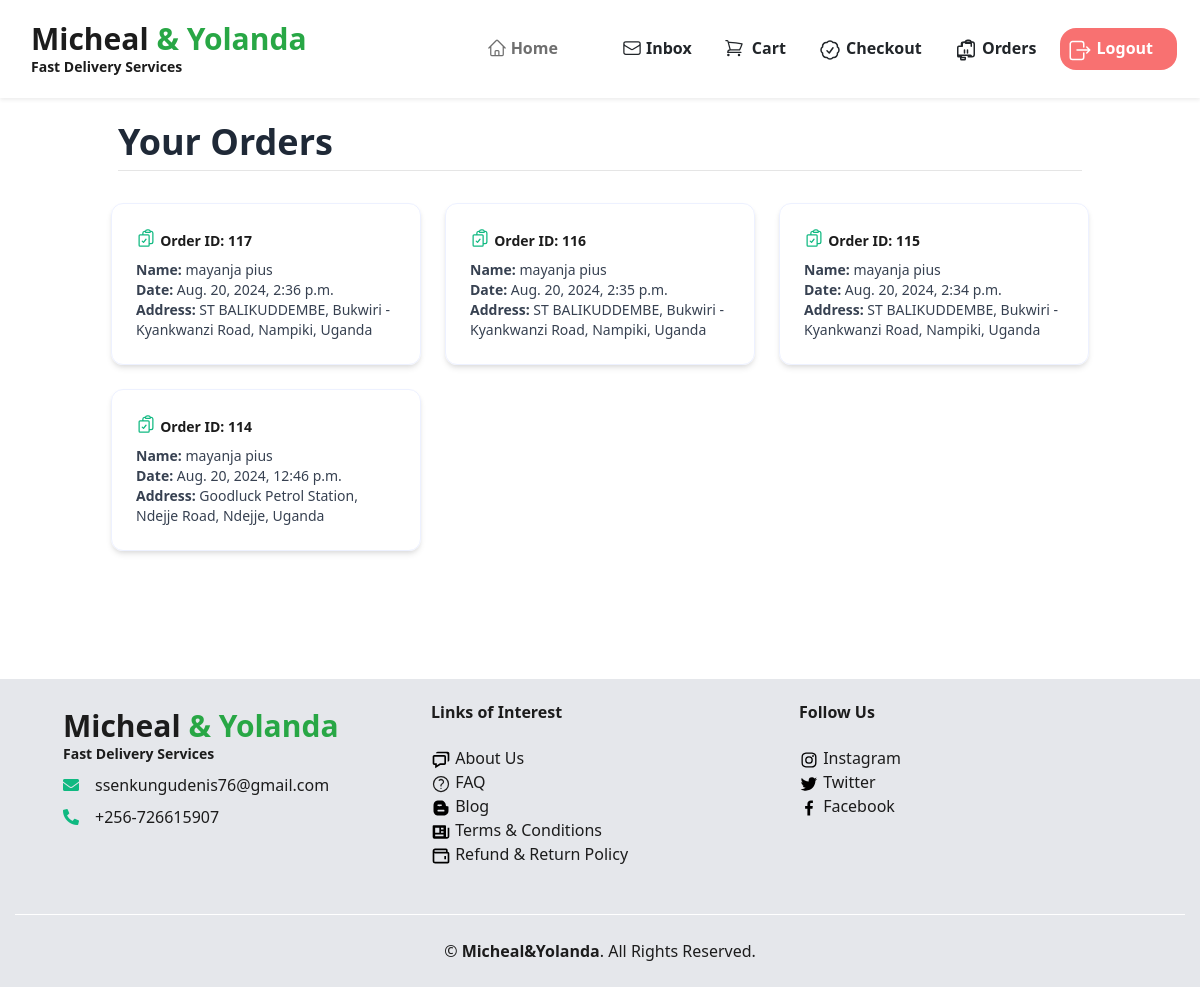
Before: /order/orders/ (signed in) with the older database file.
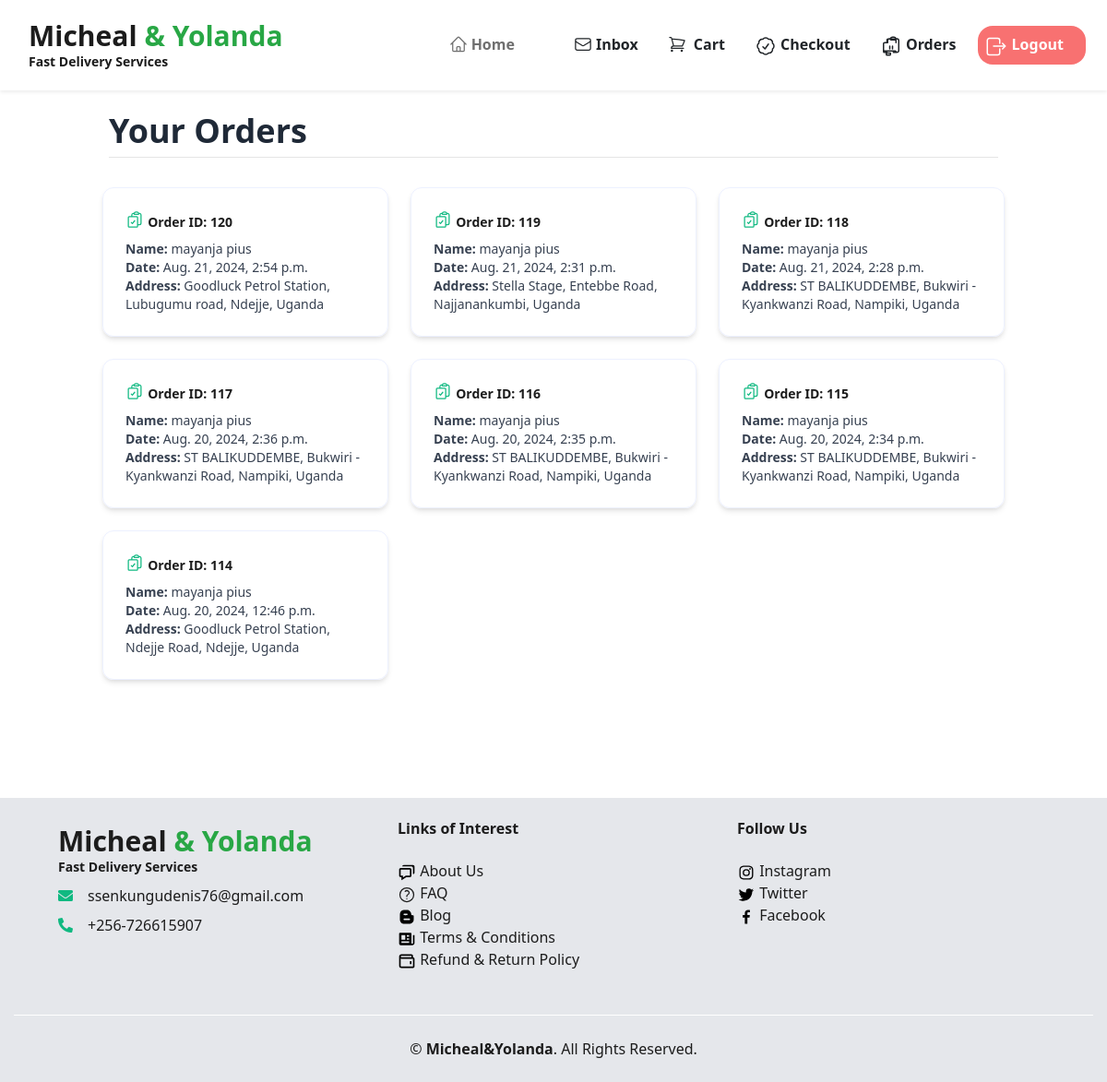
After: the same page with the newer database file.
### orders/models.py (models this page shows, shortened)
class Order(models.Model):
    user = models.ForeignKey(User, related_name='orders', on_delete=models.CASCADE, null=True)
    address = models.CharField(max_length=250)
    phone_number = models.CharField(max_length=20)
    created = models.DateTimeField(auto_now_add=True)
    updated = models.DateTimeField(auto_now=True)
    paid = models.BooleanField(default=False)
    class Meta:
        ordering = ['-created']
        indexes = [
             models.Index(fields=['-created']),
             ]

### user/models.py (models this page shows, shortened)
class Customer(models.Model):
    user = models.OneToOneField(User, on_delete=models.CASCADE, primary_key=True, related_name='customer')
    first_name = models.CharField(max_length=100)
    last_name = models.CharField(max_length=100)
    created_at = models.DateTimeField(default=timezone.now)

### orders/views.py (the view)
# urls.py: path('order/', include('orders.urls')),
@customer_required
def orders(request):
    customer = Customer.objects.get(user=request.user)
    orders = Order.objects.filter(user=request.user)
    return render(request, 'order/orders.html', {'orders':orders,'customer':customer})

### cart/cart.py (called while the page is built)
    def __len__(self):
        return sum(item['quantity'] for item in self.cart.values())

### cart/context_processors.py (called while the page is built)
def cart(request):
    return {'cart': Cart(request)}

def cart_count(request):
    cart = Cart(request)
    return {'cart_count': len(cart)}

### jumia/context_processors.py (called while the page is built)
def categories(request):
    cat = Categories.objects.all()
    return {'cat': cat}

### orders/templates/order/orders.html (shortened to what this page needs)
{% extends 'jumia/base.html' %}
{% block content %}
<div class="container py-4">
    <h1 class="flex text-start text-xl lg:text-4xl font-bold text-gray-800 mb-2">Your Orders</h1>
    <hr class="mb-8">
    <div class="row px-2">
        {% if orders %}
        <div class="grid grid-cols-1 md:grid-cols-2 lg:grid-cols-3 gap-6">
            {% for order in orders %}
            <a href="{% url 'orders:detail' order.id %}" class="block transition transform hover:scale-105 bg-white">
                <div class="border border-gray-100 shadow-md rounded-xl p-6 hover:bg-gray-50">
                    <div class="text-green-500 mb-1">
                        <h2 class="text-sm font-bold inline-block">Order ID: {{ order.id }}</h2>
                    </div>
                    <div class="text-sm text-gray-700">
                        <p><strong>Name:</strong> {{ customer.first_name }} {{ customer.last_name }}</p>
                        <p><strong>Date:</strong> {{ order.created }}</p>
                        <p><strong>Address:</strong> {{ order.address }}</p>
                    </div>
                </div>
            </a>
            {% endfor %}
        </div>
        {% endif %}
    </div>
</div>
{% endblock %}

Changed rows visible on the page:
added Order: id "120", {{ customer.first_name }} "mayanja", {{ customer.last_name }} "pius", created "Aug. 21, 2024, 2:54 p.m.", address "Goodluck Petrol Station, Lubugumu road, Ndejje, Uganda"
added Order: id "119", {{ customer.first_name }} "mayanja", {{ customer.last_name }} "pius", created "Aug. 21, 2024, 2:31 p.m.", address "Stella Stage, Entebbe Road, Najjanankumbi, Uganda"
added Order: id "118", {{ customer.first_name }} "mayanja", {{ customer.last_name }} "pius", created "Aug. 21, 2024, 2:28 p.m.", address "ST BALIKUDDEMBE, Bukwiri - Kyankwanzi Road, Nampiki, Uganda"
